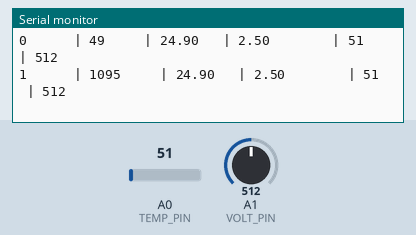
Simulated run of this sketch. Board: Arduino Uno, built with avr-gcc and run on an emulated ATmega328P. On the bench: the last lines printed to the serial monitor. Inputs (shaded band) come from the test bench; at power-on: A0 (TEMP_PIN) = 51, A1 (VOLT_PIN) = 512.

Above: at 1.8 s.
1.9 s: A0 (TEMP_PIN) set to 61
At 2.9 s:
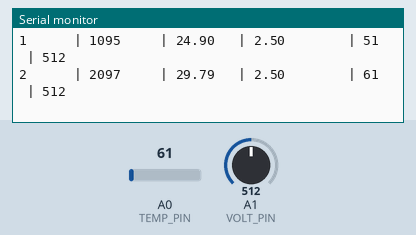
3.4 s: A1 (VOLT_PIN) set to 716
At 4.7 s:
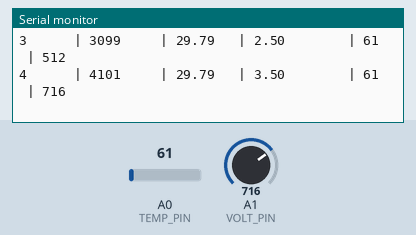
4.9 s: A0 (TEMP_PIN) set to 71
At 5.8 s:
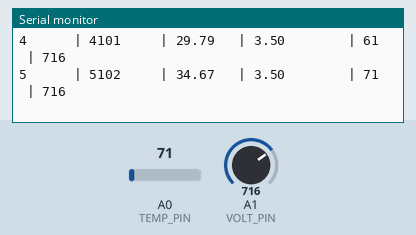
6.4 s: A1 (VOLT_PIN) set to 900
At 7.5 s:
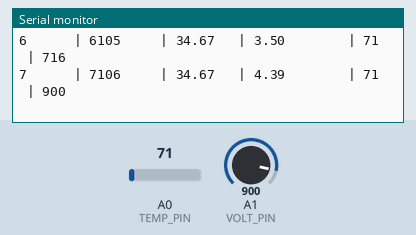
Timing chart, 0 to 8.9 s (numbered marks = the images above; inputs shaded):
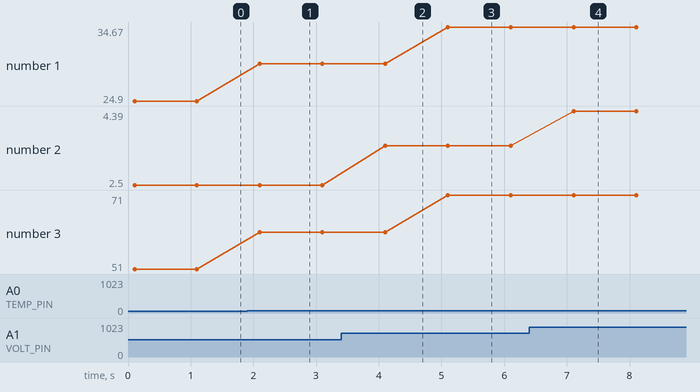

The sketch:

ADC_Sensor_Interface.ino
```cpp
const int TEMP_PIN = A0;  // PF0 (Pin 61) -> LM35
const int VOLT_PIN = A1;  // PF1 (Pin 60) -> Potentiometer
unsigned long packetID = 0;

void setup() {
  Serial.begin(9600);
  Serial.println("=== SATELLITE TELEMETRY NODE (ATMEGA329P) ===");
  Serial.println("PKT_ID | TIME(ms) | TEMP(C) | BUS_VOLT(V) | ADC0 | ADC1");
}

void loop() {
  int rawTemp = analogRead(TEMP_PIN);
  int rawVolt = analogRead(VOLT_PIN);

  float temperatureC = ((rawTemp * 5.0) / 1024.0) * 100.0;
  float busVoltage = (rawVolt * 5.0) / 1024.0;

  Serial.print(packetID++);
  Serial.print("      | ");
  Serial.print(millis());
  Serial.print("     | ");
  Serial.print(temperatureC, 2);
  Serial.print("   | ");
  Serial.print(busVoltage, 2);
  Serial.print("        | ");
  Serial.print(rawTemp);
  Serial.print("  | ");
  Serial.println(rawVolt);

  delay(1000);
}
```

Measured:
- after the input at 1.9 s, the serial monitor: prints a new line after 0.20 s (image 1)
- after the input at 3.4 s, the serial monitor: prints a new line after 0.70 s (image 2)
- after the input at 4.9 s, the serial monitor: prints a new line after 0.20 s (image 3)
- after the input at 6.4 s, the serial monitor: prints a new line after 0.71 s (image 4)
- plotted number 1: 24.9 → 29.79 after the input at 1.9 s, 29.79 → 34.67 after the input at 4.9 s
- plotted number 2: 2.5 → 3.5 after the input at 3.4 s, 3.5 → 4.39 after the input at 6.4 s
- plotted number 3: 51 → 61 after the input at 1.9 s, 61 → 71 after the input at 4.9 s
